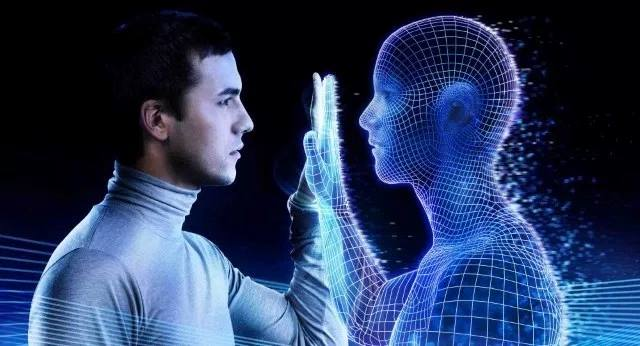
#> input picture Chapter01/images/inteligenciaArtificial.jpg, 640 x 346 px
$ python 6translacionImagen.py
#> lines starting #> are read from the running program, lines starting #| are printed output that depends on the picture
import cv2
import numpy as np
# se sobrepone la imagen a un marco
img = cv2.imread('images/inteligenciaArtificial.jpg')
#> img is the input picture: shape (346, 640, 3); mean B, G, R 94.5, 58.5, 41.6
num_rows, num_cols = img.shape[:2]
#> num_rows = 346; num_cols = 640
print('dimensiones de la imagen \n','renglones ', num_rows,'\n','columnas',num_cols,'\n')
#| dimensiones de la imagen
#|  renglones  346
#|  columnas 640
translation_matrix = np.float32([ [1,0,100], [0,1,110] ]) #  la imagen se traslada 100,110
#  aa=input()
print('matriz de traslacion\n',translation_matrix)
img_translation = cv2.warpAffine(img, translation_matrix, (num_cols + 100, num_rows + 110))
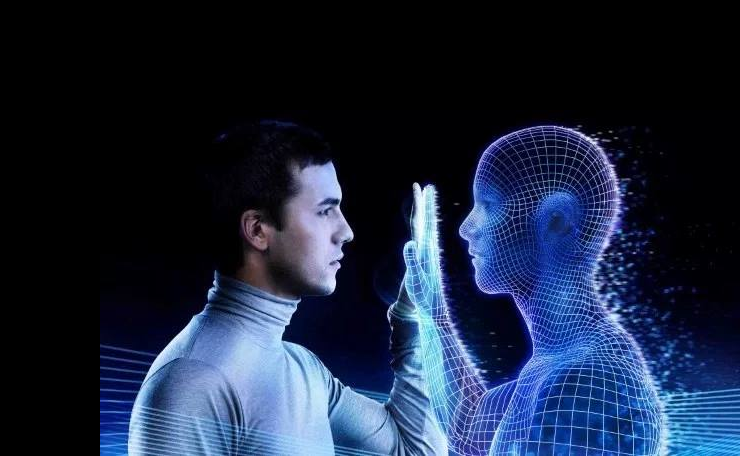
#> img_translation: shape (456, 740, 3); mean B, G, R 62, 38.4, 27.3
cv2.imshow('contenedor de la imagen',img_translation)
translation_matrix = np.float32([ [1,0,-30], [0,1,-30] ]) # la imagen se traslada -30 -30
print('matriz de translacion\n',translation_matrix,'\n')
img_translation = cv2.warpAffine(img_translation, translation_matrix, (num_cols + 100 + 30
                                                                       , num_rows + 110 + 50))
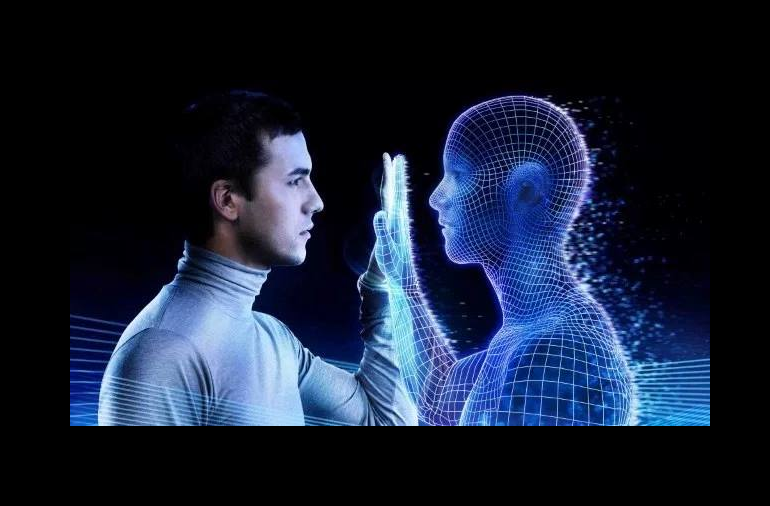
#> img_translation: shape (506, 770, 3); mean B, G, R 53.7, 33.3, 23.6
cv2.imshow('original', img)
cv2.imshow('Translation', img_translation)
renglones,columnas =img_translation.shape[:2]
#> renglones = 506; columnas = 770
print('dimensiones de la imagen trasladada\n',renglones,columnas)
#| dimensiones de la imagen trasladada
#|  506 770
cv2.waitKey()

$ run again, with Chapter01/images/gordo.jpg copied over Chapter01/images/inteligenciaArtificial.jpg
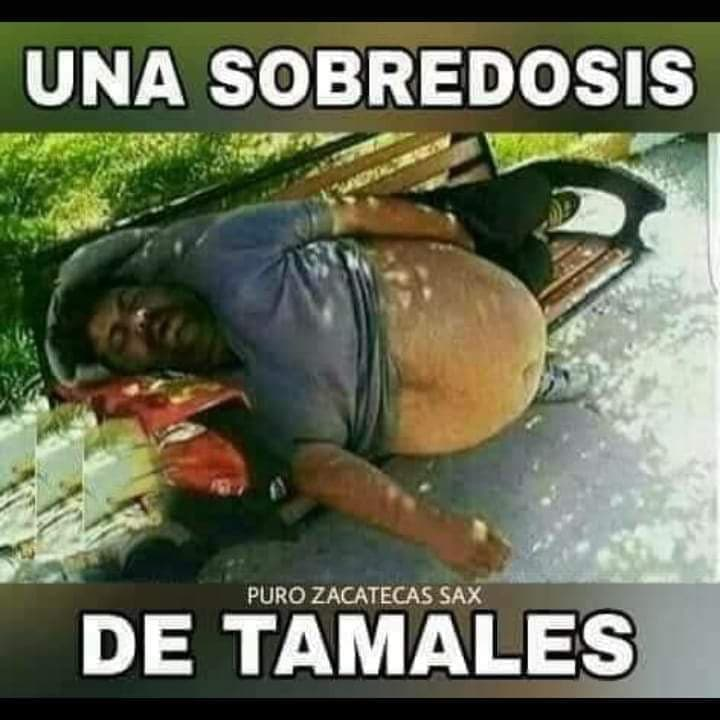
#> input picture Chapter01/images/gordo.jpg, 720 x 720 px
#> img is the input picture: shape (720, 720, 3); mean B, G, R 84.9, 107.6, 103.5
#| dimensiones de la imagen
#|  renglones  720
#|  columnas 720
#> `img_translation = cv2.warpAffine(img, translation_matrix, (num_cols + ..`:
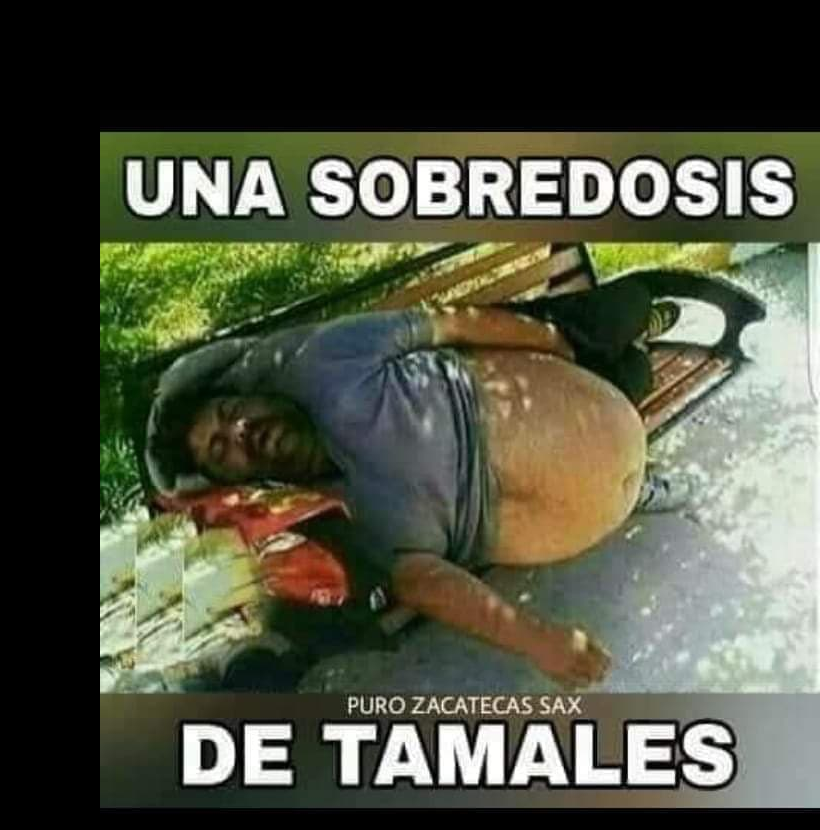
#> img_translation: shape (830, 820, 3); mean B, G, R 64.7, 81.9, 78.8
#> `img_translation = cv2.warpAffine(img_translation, translation_matrix, ..`:
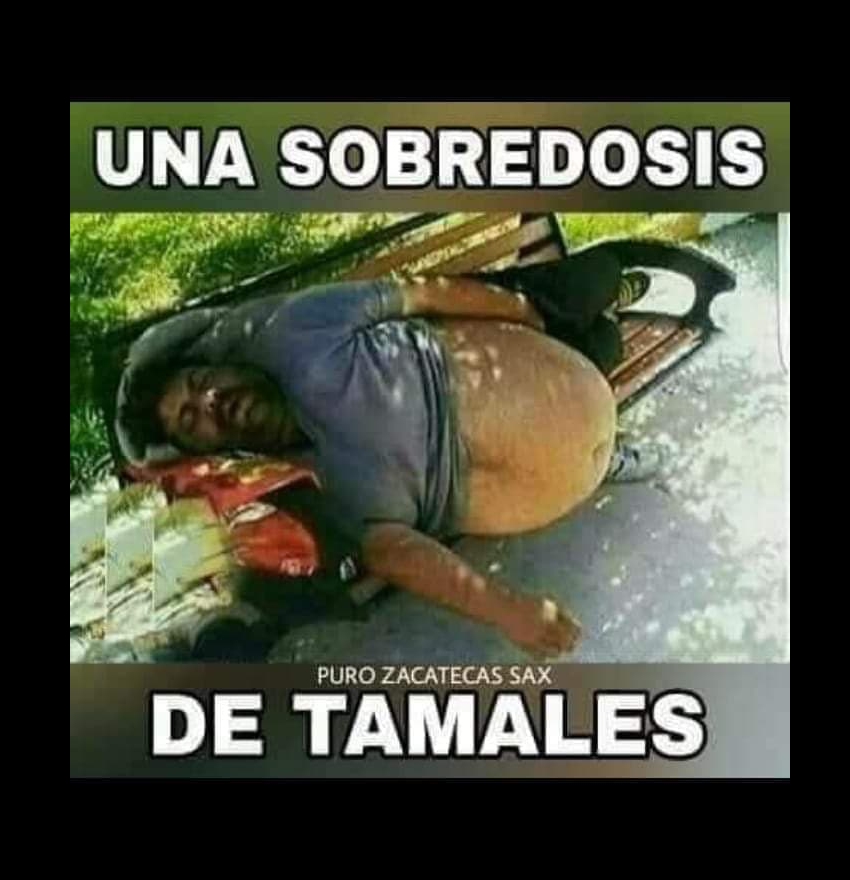
#> img_translation: shape (880, 850, 3); mean B, G, R 58.8, 74.6, 71.7
#| dimensiones de la imagen trasladada
#|  880 850

$ run again, with Chapter01/images/input.jpg copied over Chapter01/images/inteligenciaArtificial.jpg
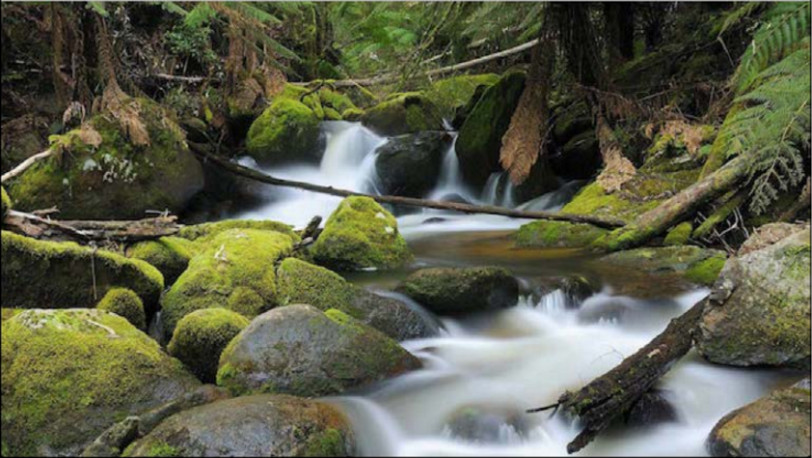
#> input picture Chapter01/images/input.jpg, 812 x 458 px
#> img is the input picture: shape (458, 812, 3); mean B, G, R 72.5, 93.3, 91.1
#| dimensiones de la imagen
#|  renglones  458
#|  columnas 812
#> `img_translation = cv2.warpAffine(img, translation_matrix, (num_cols + ..`:
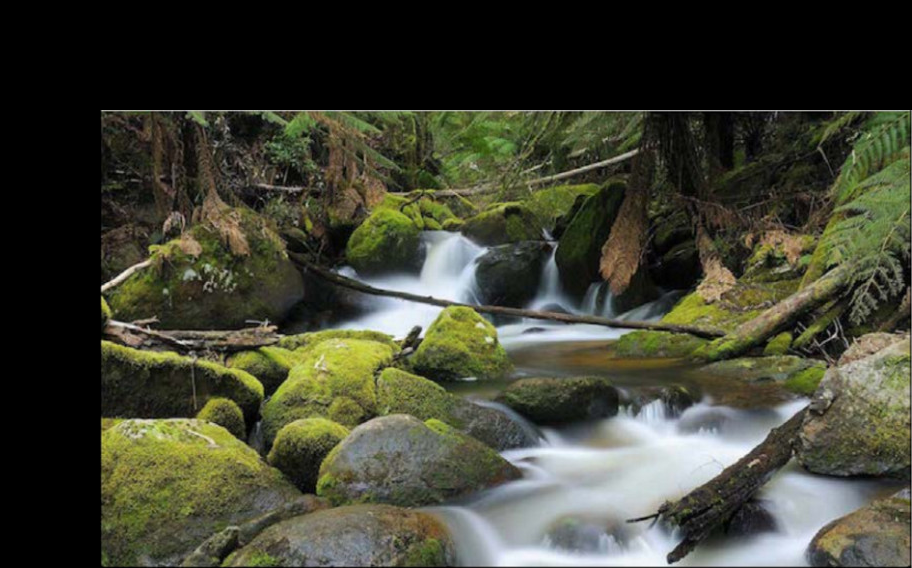
#> img_translation: shape (568, 912, 3); mean B, G, R 52, 67, 65.4
#> `img_translation = cv2.warpAffine(img_translation, translation_matrix, ..`:
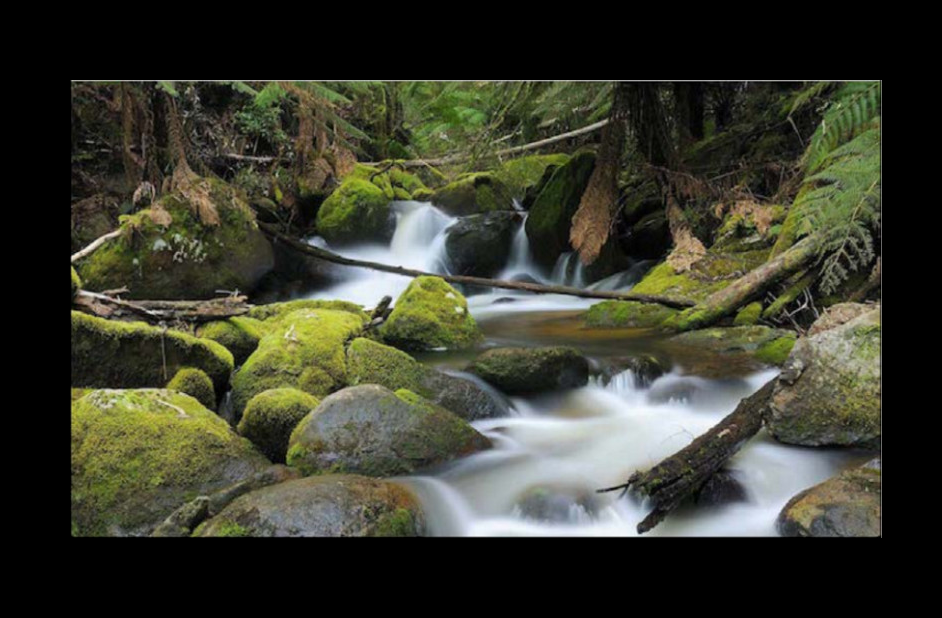
#> img_translation: shape (618, 942, 3); mean B, G, R 46.3, 59.6, 58.2
#| dimensiones de la imagen trasladada
#|  618 942

$ run again, with Chapter01/images/juanVargas.jpg copied over Chapter01/images/inteligenciaArtificial.jpg
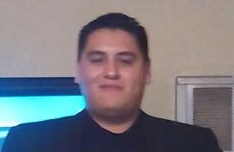
#> input picture Chapter01/images/juanVargas.jpg, 234 x 152 px
#> img is the input picture: shape (152, 234, 3); mean B, G, R 128, 120.9, 122
#| dimensiones de la imagen
#|  renglones  152
#|  columnas 234
#> `img_translation = cv2.warpAffine(img, translation_matrix, (num_cols + ..`:
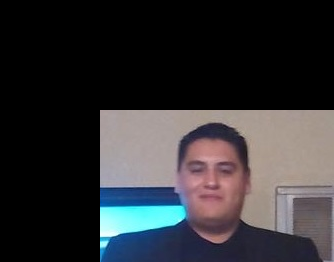
#> img_translation: shape (262, 334, 3); mean B, G, R 52, 49.1, 49.6
#> `img_translation = cv2.warpAffine(img_translation, translation_matrix, ..`:
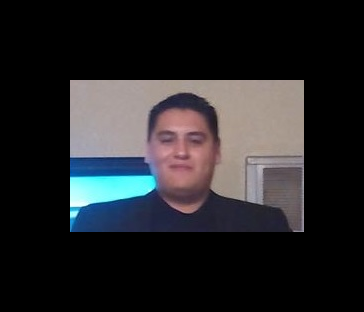
#> img_translation: shape (312, 364, 3); mean B, G, R 40.1, 37.9, 38.2
#| dimensiones de la imagen trasladada
#|  312 364
